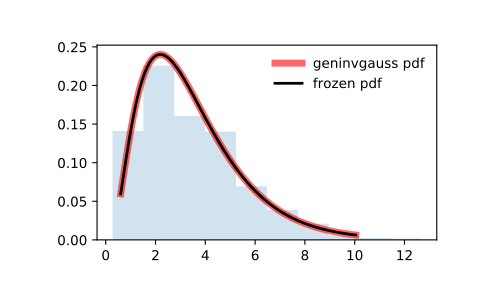

Generate this figure with Python:
from scipy.stats import geninvgauss
import matplotlib.pyplot as plt
fig, ax = plt.subplots(1, 1)

# Calculate a few first moments:

p, b = 2.3, 1.5
mean, var, skew, kurt = geninvgauss.stats(p, b, moments='mvsk')

# Display the probability density function (``pdf``):

x = np.linspace(geninvgauss.ppf(0.01, p, b),
                geninvgauss.ppf(0.99, p, b), 100)
ax.plot(x, geninvgauss.pdf(x, p, b),
       'r-', lw=5, alpha=0.6, label='geninvgauss pdf')

# Alternatively, the distribution object can be called (as a function)
# to fix the shape, location and scale parameters. This returns a "frozen"
# RV object holding the given parameters fixed.

# Freeze the distribution and display the frozen ``pdf``:

rv = geninvgauss(p, b)
ax.plot(x, rv.pdf(x), 'k-', lw=2, label='frozen pdf')

# Check accuracy of ``cdf`` and ``ppf``:

vals = geninvgauss.ppf([0.001, 0.5, 0.999], p, b)
np.allclose([0.001, 0.5, 0.999], geninvgauss.cdf(vals, p, b))
# True

# Generate random numbers:

r = geninvgauss.rvs(p, b, size=1000)

# And compare the histogram:

ax.hist(r, density=True, histtype='stepfilled', alpha=0.2)
ax.legend(loc='best', frameon=False)
plt.show()
